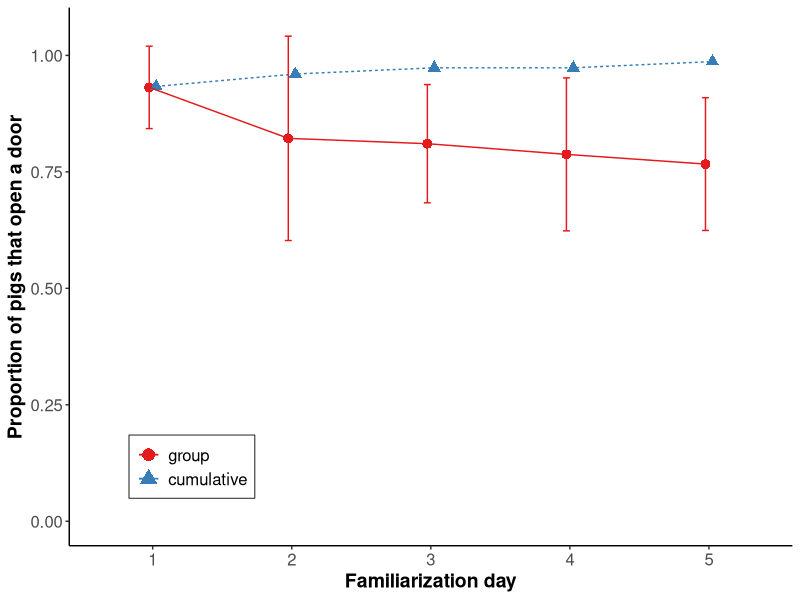

Write R code to recreate this figure.
## ---- chunk 1
library(tidyverse)     # tidy universe
## ---- chunk 2
my_theme = theme_classic() +
  theme(axis.title = element_text(face="bold", size=14),
        axis.text  = element_text(size=12, angle = 0, vjust = 0.5),
        plot.title = element_text(face="bold", size=14),
        panel.grid.major = element_blank(),
        panel.grid.minor = element_blank())
## ---- chunk 3
set.seed(1989)
## ---- chunk 4
dat <- read_csv("../data/proportion-familiarization.csv")
## ---- chunk 5
dat <- dat %>%
  mutate_at(vars(familiarization_day,
                 level), ~as.factor(.)) %>% 
  mutate(level = relevel(level, "group"))
## ---- chunk 6
plot <- dat %>%
  ggplot(aes(x    = familiarization_day,
             col   = level,
             shape = level)) +
  geom_point(aes(y = prop),
             size = 3,
             position = position_dodge(width = 0.1)) +
  geom_line(aes(y        = prop,
                group    = level,
                linetype = level),
            position = position_dodge(width = 0.1)) +
  geom_errorbar(aes(ymin = prop - group.sd,
                    ymax = prop + group.sd),
                width = 0.1,
                position = position_dodge(width = 0.1)) +
  scale_color_brewer(palette = "Set1")+
  scale_y_continuous(lim = c(0, 1.05), breaks = seq(0, 1, 0.25)) +
  labs(x = "Familiarization day",
       y = "Proportion of pigs that open a door") +
  my_theme +
  theme(legend.justification = c(0.1, 0.1),
        legend.position      = c(0.1, 0.1),
        legend.background = element_rect(fill     = NA,
                                         colour   = "black",
                                         size     = 0.3,
                                         linetype = "solid"),
        legend.title = element_blank(),
        legend.text = element_text(size = 12)) +
  guides(shape = guide_legend(override.aes = list(alpha = 1,
                                                  size  = 4)))
## ---- chunk 7
plot
## ---- chunk 8
citation()
version$version.string
## ---- chunk 9
citation("tidyverse")
## ---- chunk 10
sessionInfo()
